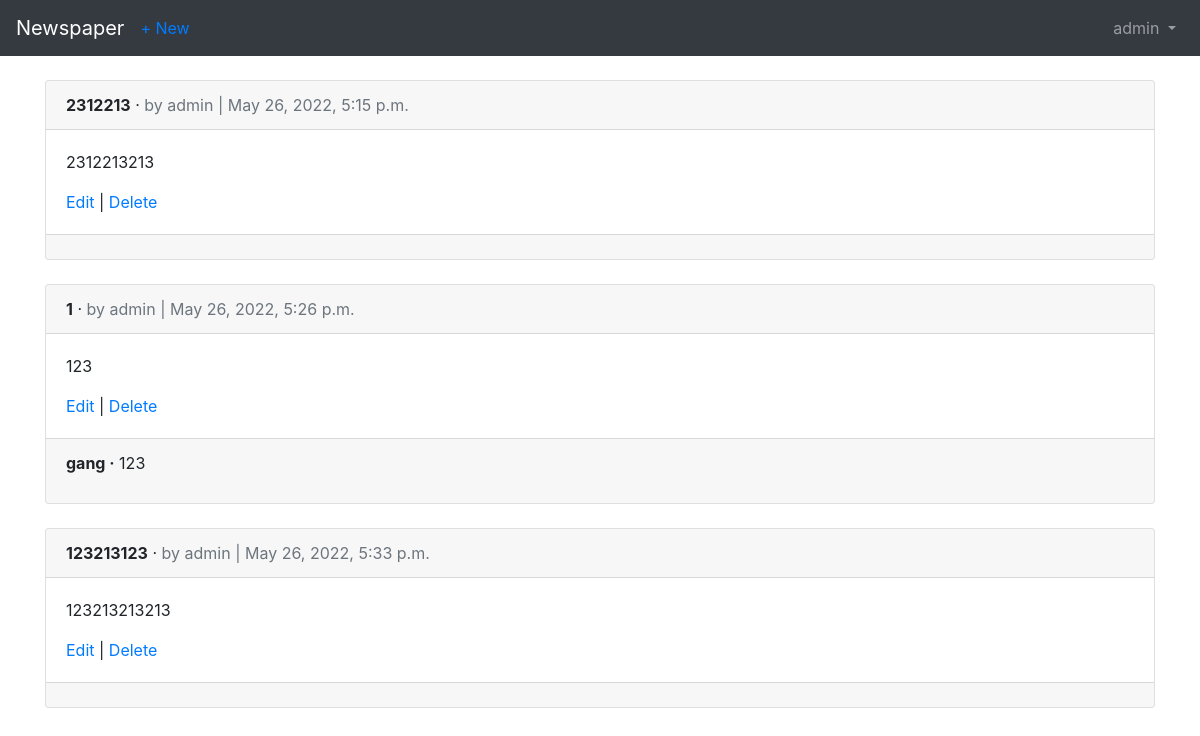
The page /articles/ (signed in) on the database its author committed.
### users/models.py (models this page shows)
class CustomUser(AbstractUser):
    age = models.PositiveIntegerField(null=True, blank=True)

### articles/models.py (models this page shows, shortened)
class Article(models.Model):
    title = models.CharField(max_length=255)
    body = models.TextField()
    date = models.DateTimeField(auto_now_add=True)
    author = models.ForeignKey(get_user_model(), on_delete=models.CASCADE, )

class Comment(models.Model):
    article = models.ForeignKey(Article, on_delete=models.CASCADE, related_name='comments', )
    comment = models.CharField(max_length=140)
    author = models.ForeignKey(get_user_model(), on_delete=models.CASCADE, )
    def __str__(self):
        return self.comment

### articles/views.py (the view)
# urls.py: path('', ArticleListView.as_view(), name='article_list'),
class ArticleListView(LoginRequiredMixin, ListView):
    model = Article
    template_name = 'article_list.html'
    login_url = 'login'

### templates/article_list.html (shortened to what this page needs)
{% extends 'base.html' %}
{% block content %}
{% for article in object_list %}
    <div class="card">
        <div class="card-header">
            <span class="font-weight-bold">{{ article.title }}</span> &middot;
            <span class="text-muted">by {{ article.author }} |
            {{ article.date }}</span>
        </div>
        <div class="card-body">
            <p>{{ article.body }}</p>
            <a href="{% url 'article_edit' article.pk %}">Edit</a> |
            <a href="{% url 'article_delete' article.pk %}">Delete</a>
        </div>
        <div class="card-footer">
            {% for comment in article.comments.all %}
                <p>
                <span class="font-weight-bold">{{ comment.author }} &middot;</span>
                {{ comment }}
                </p>
            {% endfor %}
        </div>
    </div>
    <br />
{% endfor %}
{% endblock content %}

### templates/base.html (shortened to what this page needs)
<!doctype html>
<html lang="en">
<head>
 <link rel="stylesheet" href="https://stackpath.bootstrapcdn.com/bootstrap/4.1.3/css/bootstrap.min.css"
crossorigin="anonymous">
</head>
<body>
<nav class="navbar navbar-expand-md navbar-dark bg-dark mb-4">
<a class="navbar-brand" href="{% url 'home' %}">Newspaper</a>
<div class="collapse navbar-collapse" id="navbarCollapse">
{% if user.is_authenticated %}
<ul class="navbar-nav mr-auto">
<li class="nav-item"><a href="{% url 'article_new' %}">+ New</a></li>
</ul>
<ul class="navbar-nav ml-auto">
<li class="nav-item">
<a class="nav-link dropdown-toggle" href="#" id="userMenu" data-toggle="dropdown" aria-haspopup="true" aria-expanded="false">
{{ user.username }}
</a>
</li>
</ul>
{% endif %}
</div>
</nav>
<div class="container">
{% block content %}
{% endblock content %}
</div>
</body>

### rows shown on the page
CustomUser: username "admin"
Article: title "2312213", author "admin", date "May 26, 2022, 5:15 p.m.", body "2312213213"
Article: title "1", author "admin", date "May 26, 2022, 5:26 p.m.", body "123"
Comment: author "gang", comment "123"
Article: title "123213123", author "admin", date "May 26, 2022, 5:33 p.m.", body "123213213213"
